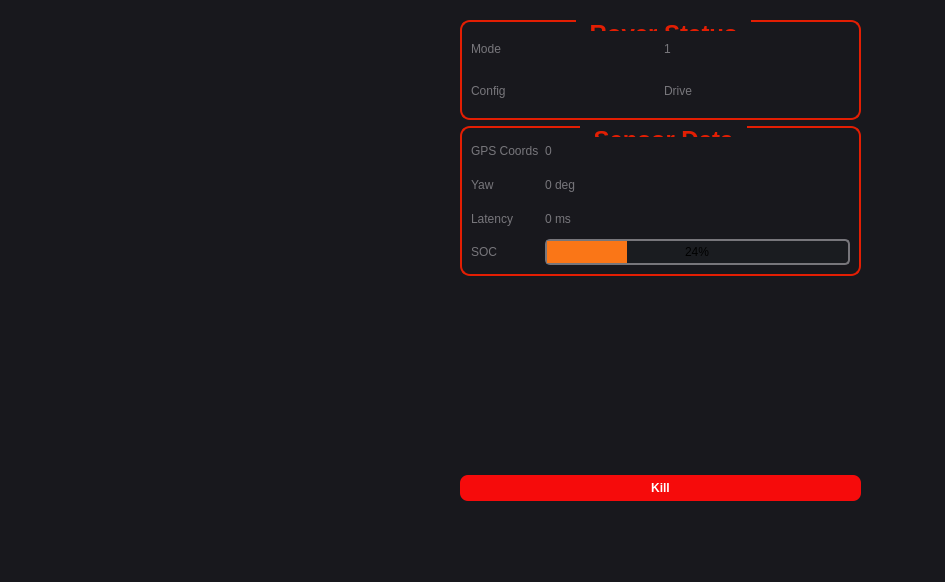
<?xml version="1.0" encoding="UTF-8"?>
<ui version="4.0">
 <class>guiMainWindow</class>
 <widget class="QMainWindow" name="guiMainWindow">
  <property name="geometry">
   <rect>
    <x>0</x>
    <y>0</y>
    <width>945</width>
    <height>582</height>
   </rect>
  </property>
  <property name="windowTitle">
   <string>MainWindow</string>
  </property>
  <property name="styleSheet">
   <string notr="true">background-color: rgb(24, 24, 29);</string>
  </property>
  <widget class="QWidget" name="centralwidget">
   <widget class="RoverWheelWidget" name="roverwheelwidget" native="true">
    <property name="geometry">
     <rect>
      <x>90</x>
      <y>70</y>
      <width>301</width>
      <height>421</height>
     </rect>
    </property>
   </widget>
   <widget class="QWidget" name="layoutWidget">
    <property name="geometry">
     <rect>
      <x>460</x>
      <y>20</y>
      <width>401</width>
      <height>481</height>
     </rect>
    </property>
    <layout class="QVBoxLayout" name="verticalLayout">
     <item>
      <widget class="QGroupBox" name="CurrentRoverStatus">
       <property name="maximumSize">
        <size>
         <width>160000</width>
         <height>100</height>
        </size>
       </property>
       <property name="styleSheet">
        <string notr="true">QGroupBox {
	border: 2px solid rgb(227, 30, 3);
	border-radius: 10px;
	margin-top: 0.5ex;
	font-size: 24px;
	font-weight: bold;
	font: 700 20pt &quot;Uroob&quot;;
}

QGroupBox::title {
	color: rgb(227, 30, 3);
	subcontrol-origin: margin;
	subcontrol-position: top-left;
	padding: 0 10px;
	font-weight: bold;
}</string>
       </property>
       <property name="title">
        <string>Rover Status</string>
       </property>
       <layout class="QGridLayout" name="gridLayout_3">
        <item row="2" column="0">
         <widget class="QLabel" name="currentSettingNameLabel">
          <property name="styleSheet">
           <string notr="true">color: rgb(119, 118, 123);
font: 1000 18pt &quot;FreeMono&quot;;
qproperty-alignment: AlignCenter;</string>
          </property>
          <property name="text">
           <string>Config</string>
          </property>
         </widget>
        </item>
        <item row="2" column="1">
         <widget class="QLabel" name="label_2">
          <property name="styleSheet">
           <string notr="true">color: rgb(119, 118, 123);
font: 18pt &quot;FreeMono&quot;;
qproperty-alignment: AlignCenter;</string>
          </property>
          <property name="text">
           <string>Drive</string>
          </property>
         </widget>
        </item>
        <item row="0" column="1">
         <widget class="QLabel" name="label">
          <property name="styleSheet">
           <string notr="true">color: rgb(119, 118, 123);
font: 18pt &quot;FreeMono&quot;;
qproperty-alignment: AlignCenter;</string>
          </property>
          <property name="text">
           <string>1</string>
          </property>
         </widget>
        </item>
        <item row="0" column="0">
         <widget class="QLabel" name="modeNameLabel">
          <property name="styleSheet">
           <string notr="true">color: rgb(119, 118, 123);
font: 1000 18pt &quot;FreeMono&quot;;
qproperty-alignment: AlignCenter;</string>
          </property>
          <property name="text">
           <string>Mode</string>
          </property>
         </widget>
        </item>
       </layout>
      </widget>
     </item>
     <item>
      <widget class="QGroupBox" name="sensorDataPanel">
       <property name="maximumSize">
        <size>
         <width>160000</width>
         <height>150</height>
        </size>
       </property>
       <property name="styleSheet">
        <string notr="true">QGroupBox {
	border: 2px solid rgb(227, 30, 3);
	border-radius: 10px;
	margin-top: 0.5ex;
	font-size: 24px;
	font-weight: bold;
	font: 700 20pt &quot;Uroob&quot;;
}

QGroupBox::title {
	color: rgb(227, 30, 3);
	subcontrol-origin: margin;
	subcontrol-position: top-left;
	padding: 0 10px;
	font-weight: bold;
}</string>
       </property>
       <property name="title">
        <string>Sensor Data</string>
       </property>
       <layout class="QGridLayout" name="gridLayout">
        <item row="3" column="1">
         <widget class="QLabel" name="LatencyValueLabel">
          <property name="styleSheet">
           <string notr="true">color: rgb(119, 118, 123);
font: 18pt &quot;FreeMono&quot;;
qproperty-alignment: AlignCenter;</string>
          </property>
          <property name="text">
           <string>0 ms</string>
          </property>
         </widget>
        </item>
        <item row="3" column="0">
         <widget class="QLabel" name="LatencyNameLabel">
          <property name="styleSheet">
           <string notr="true">color: rgb(119, 118, 123);
font: 1000 18pt &quot;FreeMono&quot;;
qproperty-alignment: AlignCenter;</string>
          </property>
          <property name="text">
           <string>Latency</string>
          </property>
         </widget>
        </item>
        <item row="1" column="0">
         <widget class="QLabel" name="GPSNameLabel">
          <property name="styleSheet">
           <string notr="true">color: rgb(119, 118, 123);
font: 1000 18pt &quot;FreeMono&quot;;
qproperty-alignment: AlignCenter;</string>
          </property>
          <property name="text">
           <string>GPS Coords</string>
          </property>
         </widget>
        </item>
        <item row="4" column="0">
         <widget class="QLabel" name="batteryNameLabel">
          <property name="styleSheet">
           <string notr="true">color: rgb(119, 118, 123);
font: 1000 18pt &quot;FreeMono&quot;;
qproperty-alignment: AlignCenter;</string>
          </property>
          <property name="text">
           <string>SOC</string>
          </property>
         </widget>
        </item>
        <item row="4" column="1">
         <widget class="BatteryProgressBar" name="batteryProgressBar">
          <property name="styleSheet">
           <string notr="true">QProgressBar {
    border: 2px solid grey;
    border-radius: 5px;
	border-color: rgb(119, 118, 123);
    text-align: center;
    background-color: rgb(26, 28, 32);	
	font: 600 12pt &quot;FreeMono&quot;;
	/*color: rgb(119, 118, 123);*/
}

QProgressBar::chunk {
    background-color: rgb(250, 118, 23);
    width: 20px;
}
</string>
          </property>
          <property name="value">
           <number>24</number>
          </property>
         </widget>
        </item>
        <item row="2" column="0">
         <widget class="QLabel" name="yawNameLabel">
          <property name="styleSheet">
           <string notr="true">color: rgb(119, 118, 123);
font: 1000 18pt &quot;FreeMono&quot;;
qproperty-alignment: AlignCenter;</string>
          </property>
          <property name="text">
           <string>Yaw</string>
          </property>
         </widget>
        </item>
        <item row="2" column="1">
         <widget class="QLabel" name="YawValueLabel">
          <property name="styleSheet">
           <string notr="true">color: rgb(119, 118, 123);
font: 18pt &quot;FreeMono&quot;;
qproperty-alignment: AlignCenter;</string>
          </property>
          <property name="text">
           <string>0 deg</string>
          </property>
         </widget>
        </item>
        <item row="1" column="1">
         <widget class="QLabel" name="GPSValuesLabel">
          <property name="styleSheet">
           <string notr="true">color: rgb(119, 118, 123);
font: 18pt &quot;FreeMono&quot;;
qproperty-alignment: AlignCenter;</string>
          </property>
          <property name="text">
           <string>0</string>
          </property>
         </widget>
        </item>
       </layout>
      </widget>
     </item>
     <item>
      <widget class="NetMapWidget" name="widget" native="true">
       <property name="styleSheet">
        <string notr="true">NetMapWidget {
    background-color: #1a1a1a;
    border: 2px solid #cc0000;
    border-radius: 5px;
}

NetMapWidget QFrame#headerFrame {
    background-color: rgb(227, 30, 3);
    border: none;
    border-radius: 6px;
}

NetMapWidget QLabel#headerLabel {
    color: white;
	font: 1000 18pt &quot;Uroob&quot;;
    font-size: 18pt;
    font-weight: bold;
    background: transparent;
}

NetMapWidget QFrame#deviceRow {
    background-color: transparent;
    border: none;
}

NetMapWidget QLabel#deviceName {
	color: rgb(119, 118, 123);
	font: 1000 12pt &quot;FreeMono&quot;;
    background: transparent;
    border: none;
}

NetMapWidget QLabel#deviceIP {
	color: rgb(119, 118, 123);
	font: 200 12pt &quot;FreeMono&quot;;
    background: transparent;
    border: none;
}
</string>
       </property>
      </widget>
     </item>
     <item>
      <widget class="QPushButton" name="KillSwitchButton">
       <property name="styleSheet">
        <string notr="true">QPushButton {
    background-color: rgb(246, 11, 11);
    color: white;
    border-radius: 8px;
    padding: 6px 12px;
    font-weight: bold;
}

QPushButton:hover {
    background-color: #45a049;
}
</string>
       </property>
       <property name="text">
        <string>Kill</string>
       </property>
      </widget>
     </item>
    </layout>
   </widget>
  </widget>
  <widget class="QStatusBar" name="statusbar"/>
 </widget>
 <customwidgets>
  <customwidget>
   <class>RoverWheelWidget</class>
   <extends>QWidget</extends>
   <header>components.RoverWheelWidget</header>
   <container>1</container>
  </customwidget>
  <customwidget>
   <class>BatteryProgressBar</class>
   <extends>QProgressBar</extends>
   <header>components.BatteryProgressBar</header>
  </customwidget>
  <customwidget>
   <class>NetMapWidget</class>
   <extends>QWidget</extends>
   <header>components.NetMapWidget</header>
   <container>1</container>
  </customwidget>
 </customwidgets>
 <resources/>
 <connections/>
</ui>
